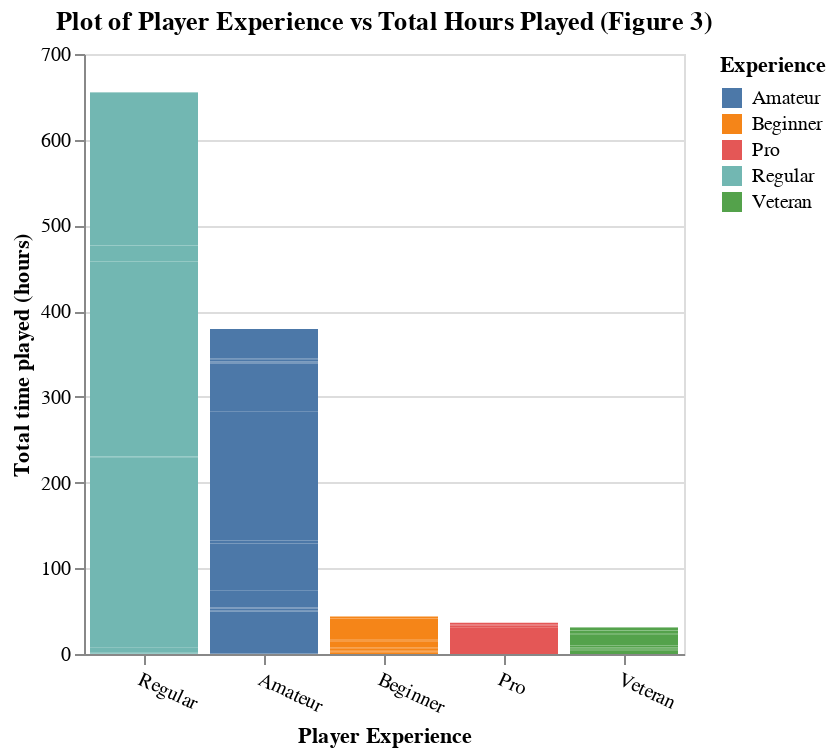

Write notebook code for a chart like this one.
### Markdown cell above
With our calculations in mind, it should be noted that `players.csv` contains a substantial number of observations of players who have not logged any hours during the study period (i.e. their `played_hours` is **0**). While these entries might initially appear irrelevant, we have chosen to retain them because they also provide valuable insights into player inactivity patterns, which we found to also be crucial for understanding overall player behavior. Removing these observations would compromise the completeness of our data analysis.

### Code cell
experience_plot = alt.Chart(players, title='Plot of Player Experience vs Total Hours Played (Figure 3)').mark_bar().encode(
    x=alt.X('experience', title='Player Experience', sort='-y', axis=alt.Axis(labelAngle=25)),
    y=alt.Y('played_hours', title='Total time played (hours)'),
    color=alt.Color('experience', title='Experience')
).properties(
    width=300
)
experience_plot

### Figure 1 — Vega specification as saved in the notebook (floating-point values rounded to 4 significant figures; data arrays with more than 128 entries replaced by an {"elided": "..."} marker saying what was removed)
{"$schema": "https://vega.github.io/schema/vega/v5.json", "data": [{"name": "source_0"}, {"name": "data_0", "values": {"elided": "196 records"}}, {"name": "source_0_x_domain_experience", "values": [{"experience": "Pro", "sort_field": 36.4}, {"experience": "Veteran", "sort_field": 31.1}, {"experience": "Amateur", "sort_field": 379.1}, {"experience": "Regular", "sort_field": 655.5}, {"experience": "Beginner", "sort_field": 43.7}]}, {"name": "data_0_color_domain_experience", "values": [{"experience": "Pro"}, {"experience": "Veteran"}, {"experience": "Amateur"}, {"experience": "Regular"}, {"experience": "Beginner"}]}], "marks": [{"type": "rect", "name": "marks", "from": {"data": "data_0"}, "encode": {"update": {"x": {"field": "experience", "scale": "x"}, "y": {"field": "played_hours_end", "scale": "y"}, "fill": {"field": "experience", "scale": "color"}, "width": {"signal": "max(0.25, bandwidth('x'))"}, "y2": {"field": "played_hours_start", "scale": "y"}}}, "style": ["bar"]}], "scales": [{"name": "x", "type": "band", "domain": {"data": "source_0_x_domain_experience", "field": "experience", "sort": {"op": "max", "field": "sort_field", "order": "descending"}}, "range": [0, {"signal": "width"}], "paddingOuter": 0.05, "paddingInner": 0.1}, {"name": "y", "type": "linear", "domain": {"data": "data_0", "fields": ["played_hours_start", "played_hours_end"]}, "range": [{"signal": "height"}, 0], "nice": true, "zero": true}, {"name": "color", "type": "ordinal", "domain": {"data": "data_0_color_domain_experience", "field": "experience", "sort": true}, "range": "category"}], "axes": [{"scale": "y", "tickCount": {"signal": "ceil(height/40)"}, "maxExtent": 0, "gridScale": "x", "aria": false, "ticks": false, "domain": false, "minExtent": 0, "orient": "left", "labels": false, "zindex": 0, "grid": true}, {"scale": "x", "labelAlign": "left", "orient": "bottom", "labelAngle": 25, "grid": false, "labelBaseline": "top", "title": "Player Experience", "zindex": 0}, {"scale": "y", "labelOverlap": true, "tickCount": {"signal": "ceil(height/40)"}, "grid": false, "zindex": 0, "title": "Total time played (hours)", "orient": "left"}], "title": {"text": "Plot of Player Experience vs Total Hours Played (Figure 3)", "frame": "group"}, "legends": [{"title": "Experience", "fill": "color", "symbolType": "square"}], "background": "white", "width": 300, "height": 300, "padding": 5, "style": "cell"}
